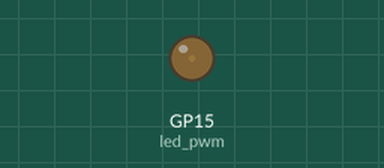
This program was run on a simulated Raspberry Pi Pico running CircuitPython. Shown: output pins drawn as LEDs (lit = HIGH).

Above: at 0.05 s.
At 0.6 s:
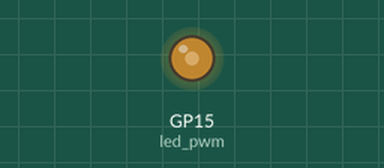
At 1.2 s:
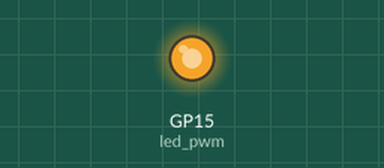
At 2.35 s:
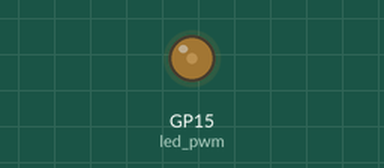
Timing chart, 0 to 6.1 s (numbered marks = the images above):
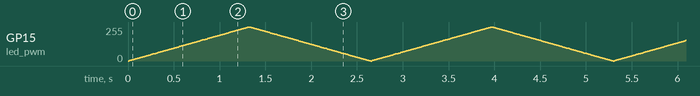

The program:

code.py
```python
import board
import pwmio
import time

led_pwm=pwmio.PWMOut(board.GP15, frequency=500, duty_cycle=0)

while True:
    for i in range(0, 65535, 500):
        led_pwm.duty_cycle=i
        time.sleep(0.01)
    for i in range(65535, 0, -500):
        led_pwm.duty_cycle=i
        time.sleep(0.01)
```
